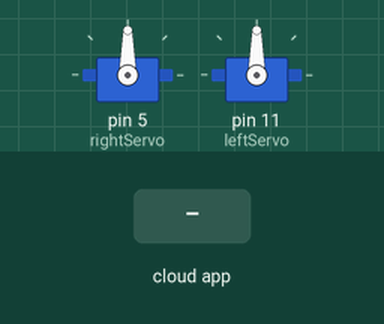
The sketch below on a simulated Arduino Uno, built with avr-gcc and run on an emulated ATmega328P. On the bench: 2 × servo. Inputs (shaded band) come from the test bench. The ROS host is connected and sends only what is stated.

Above: at 1.2 s.
1.3 s: the phone or cloud app sets direction to F
At 1.6 s:
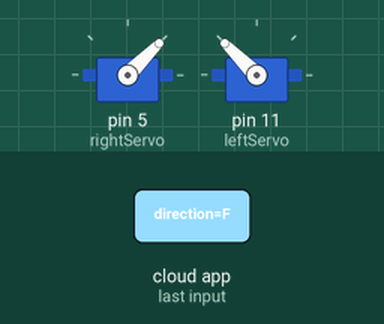
2.8 s: the phone or cloud app sets direction to FR
At 3.1 s:
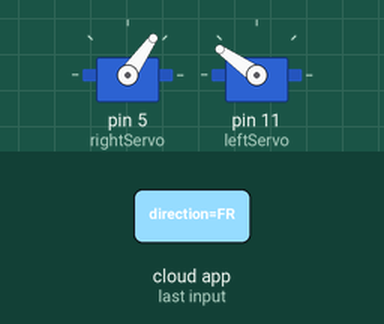
4.3 s: the phone or cloud app sets direction to FL
At 5.1 s:
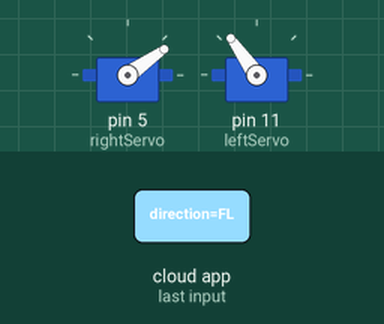
5.8 s: the phone or cloud app sets direction to R
At 7.0 s:
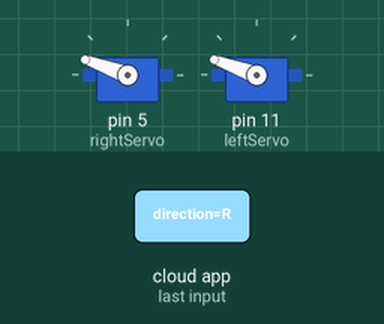
7.3 s: the phone or cloud app sets direction to L
At 8.0 s:
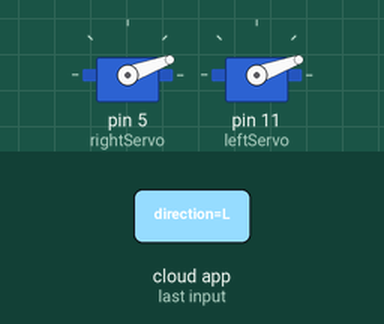
8.8 s: the phone or cloud app sets direction to B
At 10.0 s:
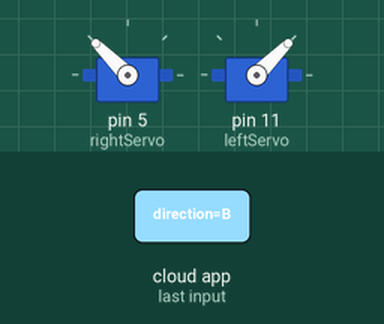
Timing chart, 0 to 11.3 s (numbered marks = the images above; inputs shaded):
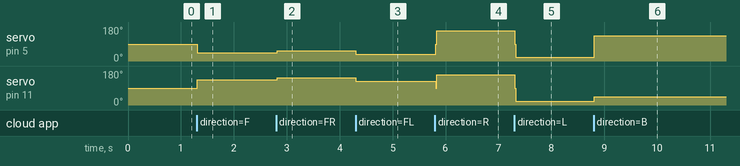

Measured:
- after the input at 1.3 s, servo on pin 5 (rightServo): 90° → 45° at once; servo on pin 11 (leftServo): 90° → 135° at once
- after the input at 2.8 s, servo on pin 5 (rightServo): 45° → 55° at once; servo on pin 11 (leftServo): 135° → 145° at once
- after the input at 4.3 s, servo on pin 5 (rightServo): 55° → 35° at once; servo on pin 11 (leftServo): 145° → 125° at once
- after the input at 5.8 s, servo on pin 5 (rightServo): 35° → 160° at once; servo on pin 11 (leftServo): 125° → 160° at once
- after the input at 7.3 s, servo on pin 5 (rightServo), servo on pin 11 (leftServo): 160° → 20° at once
- after the input at 8.8 s, servo on pin 5 (rightServo): 20° → 135° at once; servo on pin 11 (leftServo): 20° → 45° at once

The sketch:

move.ino
```cpp
#include <Arduino.h>
#include <Servo.h>
#include <ros.h>
#include <std_msgs/String.h>

Servo rightServo; // ↓ Max-Backward: 180, Stopped: 90, ↓ Max-Forward:0
Servo leftServo;  // ↑ Max-Backward:   0, Stopped: 90, ↑ Max-Forward:180

void servoControl(String direction){

  if(direction == "F"){       // Move forward
      rightServo.write(45);
      leftServo.write(135);
      delay(20);
  }
  else if(direction == "FR"){ // Lean right while moving forward
      rightServo.write(55);
      leftServo.write(145);
      delay(20);
  }
  else if(direction == "FL"){ // Lean left while moving forward
      rightServo.write(35);
      leftServo.write(125);
      delay(20);
  }
  else if(direction == "R"){  // Rotate clockwise
      rightServo.write(90);
      leftServo.write(90);
      delay(20);
      rightServo.write(160);
      leftServo.write(160);
      delay(20);
  }
  else if(direction == "L"){  // Rotate counter-clockwise
      rightServo.write(90);
      leftServo.write(90);
      delay(20);
      rightServo.write(20);
      leftServo.write(20);
      delay(20);
  }
  else if(direction == "B"){  // Move backwards
      rightServo.write(135);
      leftServo.write(45);
      delay(20);
  }
  else{                       // Uknown message, stop moving
      rightServo.write(90);
      leftServo.write(90);
      delay(20);
  }
}

void servoCb(const std_msgs::String& directionMsg){
  servoControl(directionMsg.data);
}

ros::NodeHandle nh;
ros::Subscriber<std_msgs::String> directionSub("direction", servoCb);

// Setup gets called upon boot
void setup(){
  Serial.begin(9600);               // Set Arduino's baud-rate
  nh.getHardware()->setBaud(9600);  // Set Arduino's ROS node baud-rate

  nh.initNode();
  nh.subscribe(directionSub);

  rightServo.attach(5);             // Initialize Servos on 2 PWM pins
  leftServo.attach(11);
}

// Main arduino function
void loop(){
  nh.spinOnce();
  delay(20);
}
```
